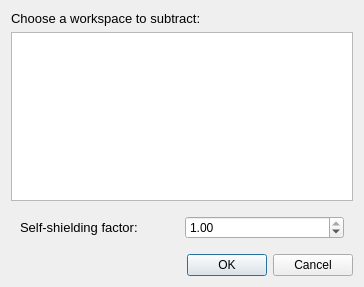
<?xml version="1.0" encoding="UTF-8"?>
<ui version="4.0">
 <class>Dialog</class>
 <widget class="QDialog" name="Dialog">
  <property name="geometry">
   <rect>
    <x>0</x>
    <y>0</y>
    <width>364</width>
    <height>287</height>
   </rect>
  </property>
  <property name="windowTitle">
   <string>Dialog</string>
  </property>
  <layout class="QVBoxLayout" name="verticalLayout">
   <item>
    <widget class="QLabel" name="label_2">
     <property name="font">
      <font>
       <pointsize>10</pointsize>
      </font>
     </property>
     <property name="text">
      <string>Choose a workspace to subtract:</string>
     </property>
    </widget>
   </item>
   <item>
    <widget class="QListWidget" name="listWidget">
     <property name="font">
      <font>
       <pointsize>10</pointsize>
      </font>
     </property>
    </widget>
   </item>
   <item>
    <widget class="QWidget" name="widget" native="true">
     <layout class="QHBoxLayout" name="horizontalLayout">
      <item>
       <widget class="QLabel" name="label">
        <property name="font">
         <font>
          <pointsize>10</pointsize>
         </font>
        </property>
        <property name="text">
         <string>Self-shielding factor:</string>
        </property>
       </widget>
      </item>
      <item>
       <widget class="QDoubleSpinBox" name="ssf">
        <property name="font">
         <font>
          <pointsize>9</pointsize>
         </font>
        </property>
        <property name="maximum">
         <double>1.000000000000000</double>
        </property>
        <property name="singleStep">
         <double>0.010000000000000</double>
        </property>
        <property name="value">
         <double>1.000000000000000</double>
        </property>
       </widget>
      </item>
     </layout>
    </widget>
   </item>
   <item>
    <widget class="QDialogButtonBox" name="buttonBox">
     <property name="orientation">
      <enum>Qt::Horizontal</enum>
     </property>
     <property name="standardButtons">
      <set>QDialogButtonBox::Cancel|QDialogButtonBox::Ok</set>
     </property>
    </widget>
   </item>
  </layout>
 </widget>
 <resources/>
 <connections>
  <connection>
   <sender>buttonBox</sender>
   <signal>accepted()</signal>
   <receiver>Dialog</receiver>
   <slot>accept()</slot>
   <hints>
    <hint type="sourcelabel">
     <x>248</x>
     <y>254</y>
    </hint>
    <hint type="destinationlabel">
     <x>157</x>
     <y>274</y>
    </hint>
   </hints>
  </connection>
  <connection>
   <sender>buttonBox</sender>
   <signal>rejected()</signal>
   <receiver>Dialog</receiver>
   <slot>reject()</slot>
   <hints>
    <hint type="sourcelabel">
     <x>316</x>
     <y>260</y>
    </hint>
    <hint type="destinationlabel">
     <x>286</x>
     <y>274</y>
    </hint>
   </hints>
  </connection>
 </connections>
</ui>
